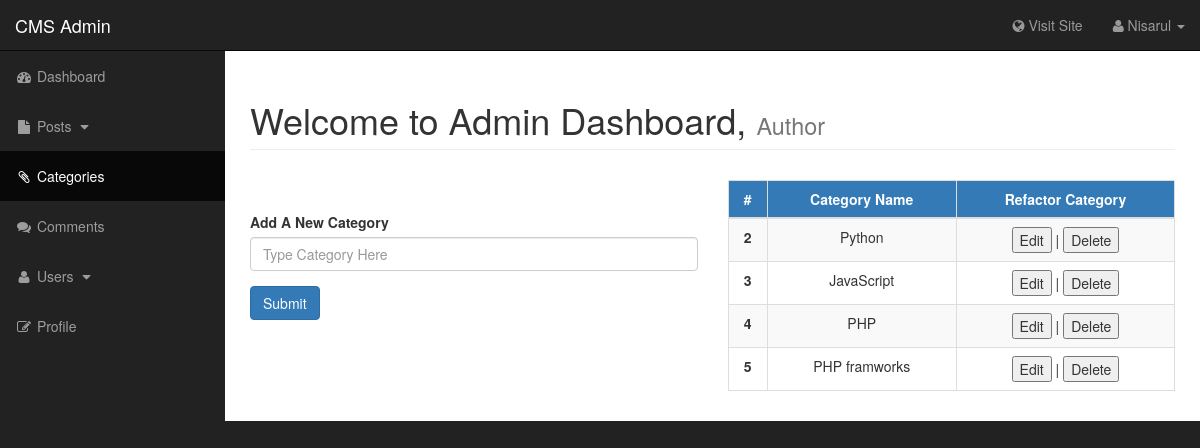
Screenshot of /admin/categories.php (signed in) with the database file from the repository.
### tables this page shows
CREATE TABLE `categories` (
  `cat_id` int(3) NOT NULL,
  `cat_title` varchar(255) NOT NULL
);

### admin/functions.php (the view, shortened to what this page needs)
<?php
function modal( $id, $btn_title, $modal_title, $modal_content, $modal_yes_btn_link, $btn_style = "btn btn-primary", $modal_yes_btn_attr = "", $modal_yes_btn_text = "Save changes" ) { ?>
    <button type="button" class="<?php echo $btn_style; ?>" data-toggle="modal" data-target="#<?php echo $id; ?>">
        <?php echo $btn_title; ?>
    </button>
<?php }
function category_table_maker() {
    global $connection;
    $cat_table = $connection->query("SELECT * FROM categories");
    $i=0;
    while ( $cat_table_obj = $cat_table->fetch_object()) : ?>
        <tr>
            <th scope="row" class="text-center"><?php echo $cat_table_obj->cat_id; ?></th>
            <td class="text-center"><?php echo $cat_table_obj->cat_title; ?></td>
            <td class="text-center">
                <form action='categories.php' method='post'>
                    <?php
                    $i++;
                    $modal_edit_content = "
                        <input class='form-control' type='" . "text' name='" . "the_name' value='" . "{$cat_table_obj->cat_title}'>
                        <input type='text' value='{$cat_table_obj->cat_id}' name='edit_id' style='display: none;'>
                    ";
                    modal("edit" . $i,"Edit", "Edit Category Name", $modal_edit_content, "",  "", "onclick='this.closest(`form`).submit();return false;'"); ?> |
                </form>
            </td>
        </tr>
    <?php endwhile;
}

### admin/css/sb-admin.css (style rules this page uses)
body { margin-top: 100px; background-color: #222; }
@media (min-width:768px) { body { margin-top: 50px; } }

### rows the page displays
categories: cat_id "2", cat_title "Python", btn_title "Edit Delete"
categories: cat_id "3", cat_title "JavaScript", btn_title "Edit Delete"
categories: cat_id "4", cat_title "PHP", btn_title "Edit Delete"
categories: cat_id "5", cat_title "PHP framworks", btn_title "Edit Delete"

### other values shown
$_SESSION['firstname'] "Nisarul"
